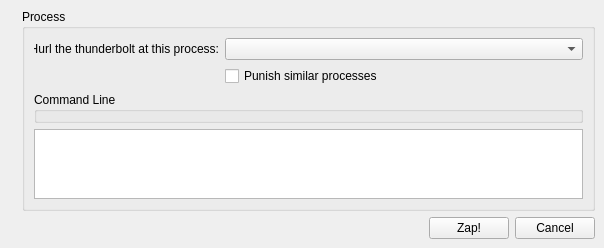
<?xml version="1.0" encoding="UTF-8"?>
<ui version="4.0">
 <class>MainWindow</class>
 <widget class="QMainWindow" name="MainWindow">
  <property name="geometry">
   <rect>
    <x>0</x>
    <y>0</y>
    <width>604</width>
    <height>248</height>
   </rect>
  </property>
  <property name="windowTitle">
   <string>Crash Firefox!</string>
  </property>
  <widget class="QWidget" name="centralwidget">
   <layout class="QVBoxLayout" name="verticalLayout_2">
    <item>
     <layout class="QHBoxLayout" name="horizontalLayout_4">
      <item>
       <widget class="QLabel" name="label_2">
        <property name="maximumSize">
         <size>
          <width>75</width>
          <height>75</height>
         </size>
        </property>
        <property name="text">
         <string/>
        </property>
        <property name="pixmap">
         <pixmap resource="CrashFirefox.qrc">:/images/CrashFirefox.png</pixmap>
        </property>
        <property name="scaledContents">
         <bool>true</bool>
        </property>
       </widget>
      </item>
      <item>
       <widget class="QGroupBox" name="groupBox">
        <property name="title">
         <string>Process</string>
        </property>
        <layout class="QVBoxLayout" name="verticalLayout">
         <item>
          <layout class="QHBoxLayout" name="horizontalLayout">
           <item>
            <widget class="QLabel" name="label">
             <property name="minimumSize">
              <size>
               <width>185</width>
               <height>0</height>
              </size>
             </property>
             <property name="maximumSize">
              <size>
               <width>185</width>
               <height>16777215</height>
              </size>
             </property>
             <property name="text">
              <string>Hurl the thunderbolt at this process:</string>
             </property>
             <property name="alignment">
              <set>Qt::AlignRight|Qt::AlignTrailing|Qt::AlignVCenter</set>
             </property>
            </widget>
           </item>
           <item>
            <widget class="QComboBox" name="combo_Processes">
             <property name="toolTip">
              <string>&lt;html&gt;&lt;head/&gt;&lt;body&gt;&lt;p&gt;Select an active process to force-crash.&lt;/p&gt;&lt;/body&gt;&lt;/html&gt;</string>
             </property>
            </widget>
           </item>
          </layout>
         </item>
         <item>
          <layout class="QHBoxLayout" name="horizontalLayout_3">
           <item>
            <widget class="QLabel" name="label_3">
             <property name="minimumSize">
              <size>
               <width>185</width>
               <height>0</height>
              </size>
             </property>
             <property name="maximumSize">
              <size>
               <width>185</width>
               <height>16777215</height>
              </size>
             </property>
             <property name="text">
              <string/>
             </property>
            </widget>
           </item>
           <item>
            <widget class="QCheckBox" name="check_IncludeSimilar">
             <property name="toolTip">
              <string>&lt;html&gt;&lt;head/&gt;&lt;body&gt;&lt;p&gt;Processes that share the same name will be included in the action.&lt;/p&gt;&lt;/body&gt;&lt;/html&gt;</string>
             </property>
             <property name="text">
              <string>Punish similar processes</string>
             </property>
            </widget>
           </item>
          </layout>
         </item>
         <item>
          <widget class="QGroupBox" name="groupBox_2">
           <property name="title">
            <string>Command Line</string>
           </property>
          </widget>
         </item>
         <item>
          <widget class="QPlainTextEdit" name="edit_CLI">
           <property name="readOnly">
            <bool>true</bool>
           </property>
          </widget>
         </item>
        </layout>
       </widget>
      </item>
     </layout>
    </item>
    <item>
     <layout class="QHBoxLayout" name="horizontalLayout_2">
      <item>
       <spacer name="horizontalSpacer">
        <property name="orientation">
         <enum>Qt::Horizontal</enum>
        </property>
        <property name="sizeHint" stdset="0">
         <size>
          <width>40</width>
          <height>20</height>
         </size>
        </property>
       </spacer>
      </item>
      <item>
       <widget class="QPushButton" name="button_CrashIt">
        <property name="toolTip">
         <string>&lt;html&gt;&lt;head/&gt;&lt;body&gt;&lt;p&gt;Force a crash in the selected process by creating a new thread within its space that runs at an illegal address.&lt;/p&gt;&lt;/body&gt;&lt;/html&gt;</string>
        </property>
        <property name="text">
         <string>Zap!</string>
        </property>
       </widget>
      </item>
      <item>
       <widget class="QPushButton" name="button_Cancel">
        <property name="text">
         <string>Cancel</string>
        </property>
       </widget>
      </item>
     </layout>
    </item>
   </layout>
  </widget>
  <widget class="QMenuBar" name="menubar">
   <property name="geometry">
    <rect>
     <x>0</x>
     <y>0</y>
     <width>604</width>
     <height>21</height>
    </rect>
   </property>
  </widget>
 </widget>
 <resources>
  <include location="CrashFirefox.qrc"/>
 </resources>
 <connections/>
</ui>
